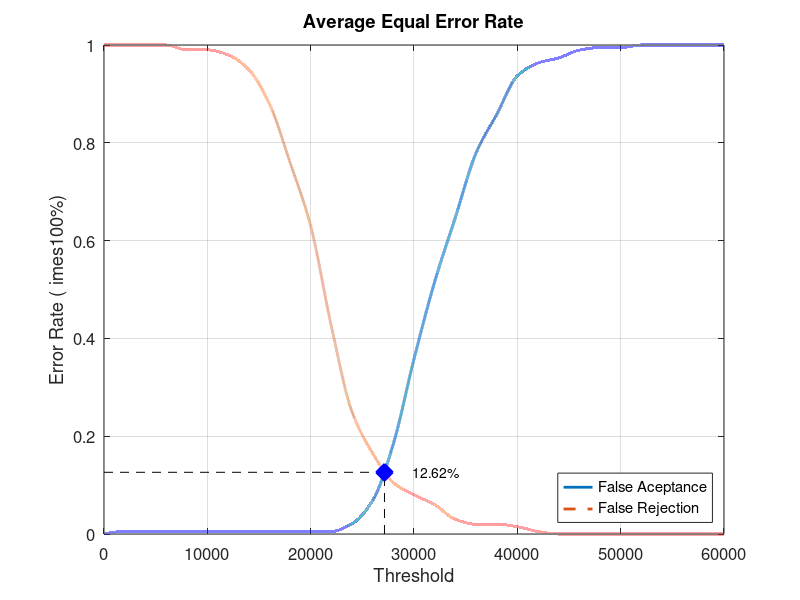
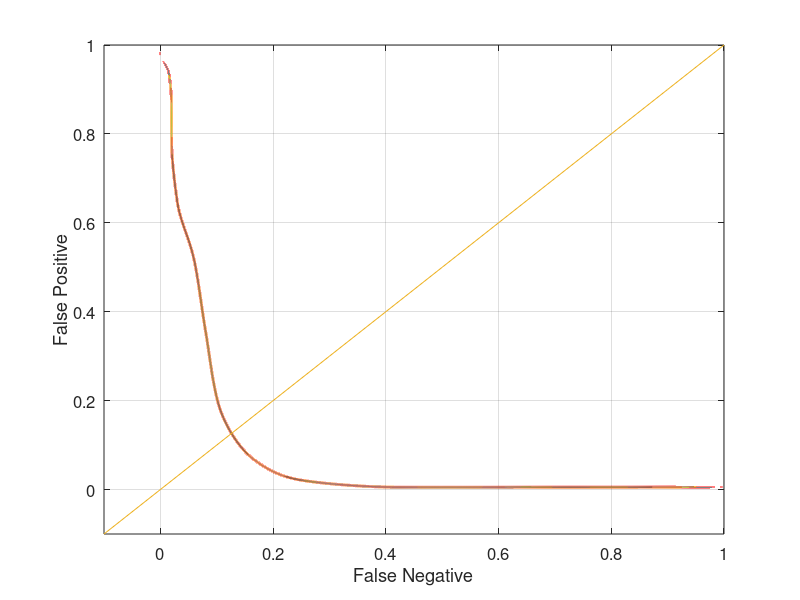

The MATLAB script that drew these images, in order:
close all;
clear;
clc;
x = 0:2000:60000;
xq = 0:0.5:60000;

y0 = [0 0.00526316 0.00526316 0.00526316 0.00526316 0.00526316 0.00526316 0.00526316 0.00526316 0.00526316 0.00526316 0.00526316 0.0210526 0.0684211 0.184211 0.357895 0.515789 0.647368 0.778947 0.857895 0.936842 0.963158 0.973684 0.989474 0.994737 0.994737 1 1 1 1 1]
yy0 = interp1(x, y0, xq, 'pchip');
y1 = [1 1 1 1 0.99 0.99 0.98 0.95 0.88 0.76 0.63 0.425 0.25 0.165 0.105 0.08 0.06 0.03 0.02 0.02 0.015 0.005 0 0 0 0 0 0 0 0 0]
yy1 = interp1(x, y1, xq, 'pchip');

% Calculating EER: 
y2 = abs(y0 - y1);
find(y2 == min(y2))
yy2 = abs(yy0 - yy1);
xEER = find(yy2 == min(yy2));
xEERIndex = xq(xEER) % X-axis EER
yEER = yy0(xEER) % Y-axis EER

main = figure
plot(xq, yy0,'-','LineWidth', 2);	hold on
plot(xq, yy1,'--','LineWidth', 2);	hold on
plot([xEERIndex xEERIndex], [0 yEER], 'k--');	hold on
plot([0 xEERIndex], [yEER yEER], 'k--');	hold on
plot(xEERIndex, yEER, 'bx', 'LineWidth', 10);	hold on
text(xEERIndex + 10 * xEERIndex / 100, yEER, [num2str(round((10000 * yEER)) / 100) '%'])
legend('False Aceptance', 'False Rejection', 'Location', 'SouthEast')
xlabel('Threshold')
ylabel('Error Rate (	imes100%)')
title('Average Equal Error Rate')
set(gca, 'FontSize', 12)
axis([0 60000 0 1])
grid on

print(main, 'Database1_1Main', '-dpng');
FNRxFPR = figure('Color', [1 1 1]);
plot(yy1, yy0, '-', yy1, yy0, 'LineWidth', 2);
hold on
y = -0.1:0.1:1
plot(y, y); 
set(gca, 'FontSize', 12)
xlabel('False Negative')
ylabel('False Positive')
axis([-0.1 1 -0.1 1])
set(gca, 'FontSize', 12)
grid on

print(FNRxFPR, 'Database1_1FNRxFPR','-dpng');
